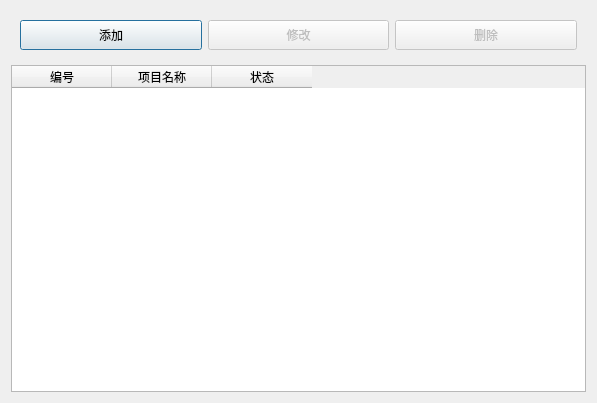
<?xml version="1.0" encoding="UTF-8"?>
<ui version="4.0">
 <class>Dialog</class>
 <widget class="QDialog" name="Dialog">
  <property name="geometry">
   <rect>
    <x>0</x>
    <y>0</y>
    <width>597</width>
    <height>403</height>
   </rect>
  </property>
  <property name="windowTitle">
   <string>Dialog</string>
  </property>
  <layout class="QVBoxLayout" name="verticalLayout">
   <item>
    <widget class="QWidget" name="widget" native="true">
     <layout class="QHBoxLayout" name="horizontalLayout">
      <item>
       <widget class="QPushButton" name="pushButton">
        <property name="minimumSize">
         <size>
          <width>100</width>
          <height>30</height>
         </size>
        </property>
        <property name="text">
         <string>添加</string>
        </property>
       </widget>
      </item>
      <item>
       <widget class="QPushButton" name="pushButton_2">
        <property name="enabled">
         <bool>false</bool>
        </property>
        <property name="minimumSize">
         <size>
          <width>100</width>
          <height>30</height>
         </size>
        </property>
        <property name="text">
         <string>修改</string>
        </property>
       </widget>
      </item>
      <item>
       <widget class="QPushButton" name="pushButton_3">
        <property name="enabled">
         <bool>false</bool>
        </property>
        <property name="minimumSize">
         <size>
          <width>100</width>
          <height>30</height>
         </size>
        </property>
        <property name="text">
         <string>删除</string>
        </property>
       </widget>
      </item>
     </layout>
    </widget>
   </item>
   <item>
    <widget class="QTableWidget" name="tableWidget">
     <column>
      <property name="text">
       <string>编号</string>
      </property>
     </column>
     <column>
      <property name="text">
       <string>项目名称</string>
      </property>
     </column>
     <column>
      <property name="text">
       <string>状态</string>
      </property>
     </column>
    </widget>
   </item>
  </layout>
 </widget>
 <resources/>
 <connections/>
</ui>
